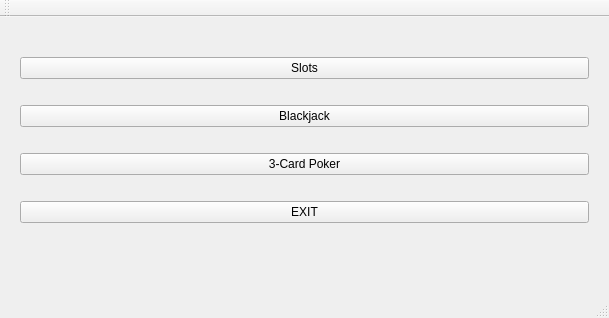
<?xml version="1.0" encoding="UTF-8"?>
<ui version="4.0">
 <class>MainMenu</class>
 <widget class="QMainWindow" name="MainMenu">
  <property name="geometry">
   <rect>
    <x>0</x>
    <y>0</y>
    <width>609</width>
    <height>318</height>
   </rect>
  </property>
  <property name="windowTitle">
   <string>CasinoGame</string>
  </property>
  <widget class="QWidget" name="centralWidget">
   <widget class="QWidget" name="verticalLayoutWidget">
    <property name="geometry">
     <rect>
      <x>9</x>
      <y>9</y>
      <width>591</width>
      <height>231</height>
     </rect>
    </property>
    <layout class="QVBoxLayout" name="mainMenuLayout">
     <item>
      <widget class="QPushButton" name="btnSlots">
       <property name="text">
        <string>Slots</string>
       </property>
      </widget>
     </item>
     <item>
      <widget class="QPushButton" name="btnBlackjack">
       <property name="text">
        <string>Blackjack</string>
       </property>
      </widget>
     </item>
     <item>
      <widget class="QPushButton" name="btn3CardPoker">
       <property name="text">
        <string>3-Card Poker</string>
       </property>
      </widget>
     </item>
     <item>
      <widget class="QPushButton" name="btnExit">
       <property name="text">
        <string>EXIT</string>
       </property>
      </widget>
     </item>
    </layout>
   </widget>
  </widget>
  <widget class="QMenuBar" name="menuBar">
   <property name="geometry">
    <rect>
     <x>0</x>
     <y>0</y>
     <width>609</width>
     <height>26</height>
    </rect>
   </property>
  </widget>
  <widget class="QToolBar" name="mainToolBar">
   <attribute name="toolBarArea">
    <enum>TopToolBarArea</enum>
   </attribute>
   <attribute name="toolBarBreak">
    <bool>false</bool>
   </attribute>
  </widget>
  <widget class="QStatusBar" name="statusBar"/>
 </widget>
 <layoutdefault spacing="6" margin="11"/>
 <resources>
  <include location="Resources/MainMenu.qrc"/>
 </resources>
 <connections>
  <connection>
   <sender>btnExit</sender>
   <signal>clicked()</signal>
   <receiver>MainMenu</receiver>
   <slot>close()</slot>
   <hints>
    <hint type="sourcelabel">
     <x>304</x>
     <y>244</y>
    </hint>
    <hint type="destinationlabel">
     <x>304</x>
     <y>158</y>
    </hint>
   </hints>
  </connection>
  <connection>
   <sender>btnBlackjack</sender>
   <signal>clicked()</signal>
   <receiver>MainMenu</receiver>
   <slot>loadBlackjack()</slot>
   <hints>
    <hint type="sourcelabel">
     <x>260</x>
     <y>140</y>
    </hint>
    <hint type="destinationlabel">
     <x>-370</x>
     <y>87</y>
    </hint>
   </hints>
  </connection>
 </connections>
 <slots>
  <slot>loadBlackjack()</slot>
 </slots>
</ui>
